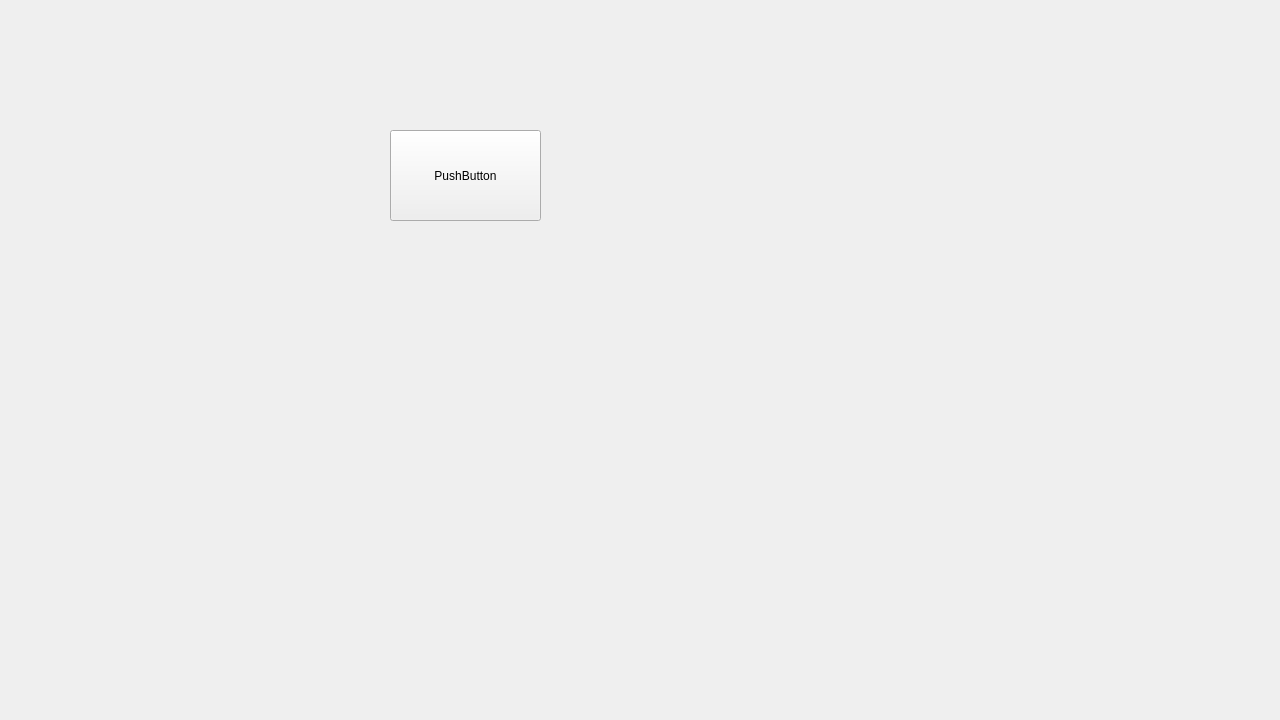
<?xml version="1.0" encoding="UTF-8"?>
<ui version="4.0">
 <class>GamePanel</class>
 <widget class="QWidget" name="GamePanel">
  <property name="geometry">
   <rect>
    <x>0</x>
    <y>0</y>
    <width>1280</width>
    <height>720</height>
   </rect>
  </property>
  <property name="windowTitle">
   <string>GamePanel</string>
  </property>
  <widget class="QPushButton" name="pushButton">
   <property name="geometry">
    <rect>
     <x>390</x>
     <y>130</y>
     <width>151</width>
     <height>91</height>
    </rect>
   </property>
   <property name="text">
    <string>PushButton</string>
   </property>
  </widget>
 </widget>
 <resources/>
 <connections/>
</ui>
